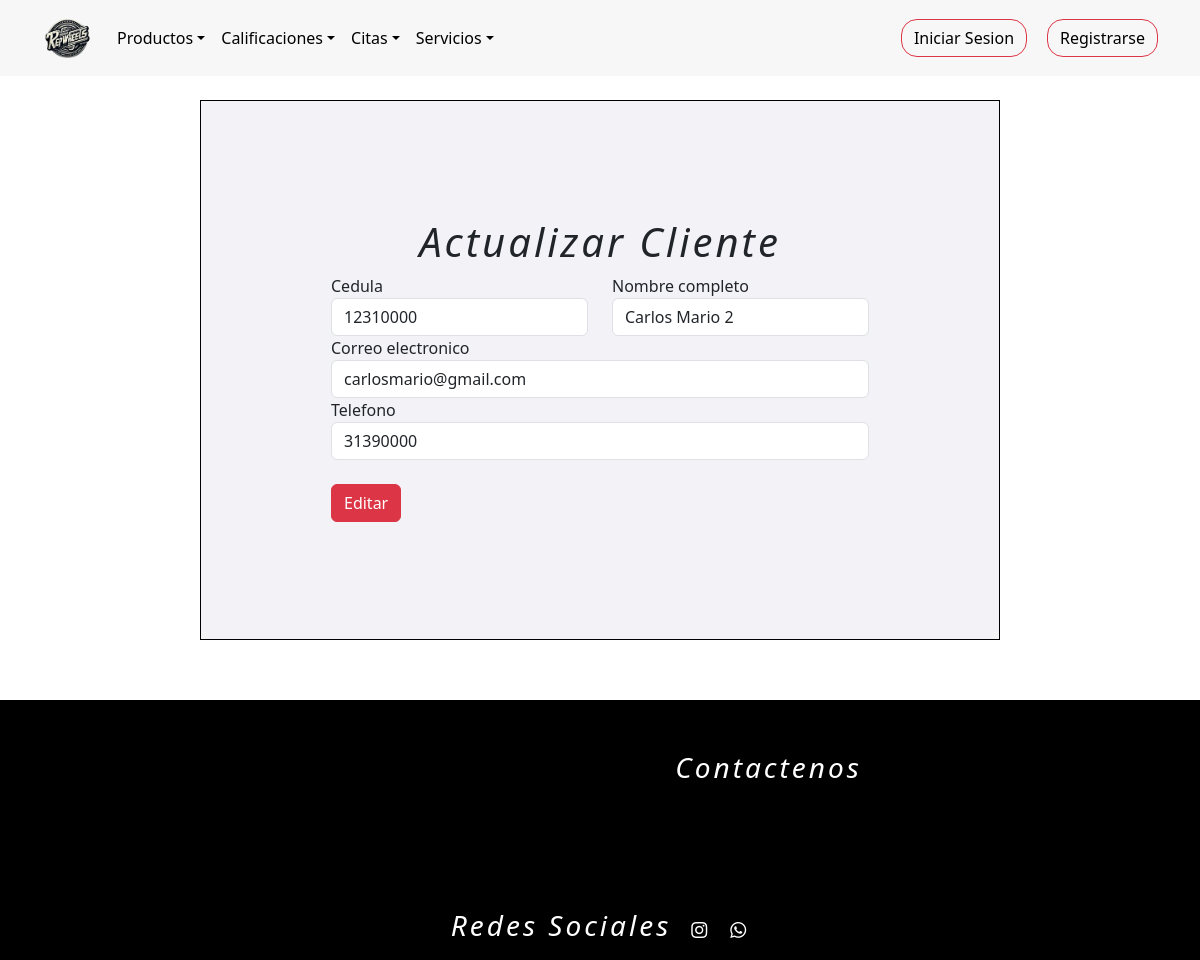
The app's page /clientesEditar/5, older data.
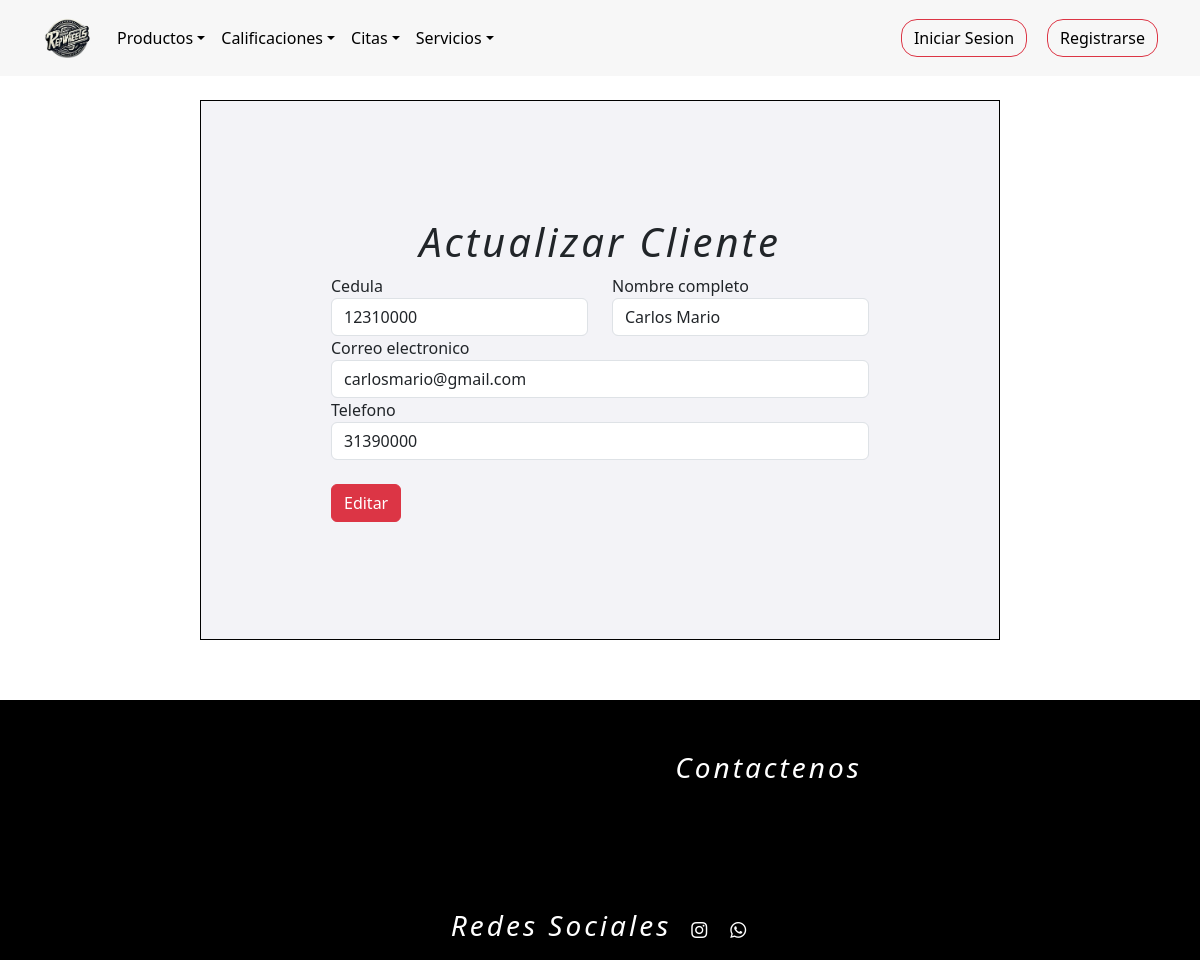
The same page, newer data.
### tienda/models.py (models this page shows, shortened)
class Usuarios(AbstractUser):
    username = None
    nombre = models.CharField(max_length=254)
    email = models.EmailField(max_length=254, unique=True,blank=False,null=True)
    password = models.CharField(max_length=254,blank=False,null=True)
    foto = models.ImageField(upload_to="tienda/media/", default="tienda/media/user.png")
    token_recuperar = models.CharField(max_length=254,blank=False,null=False,default=0)
    telefono=models.IntegerField(null=False,blank=True,default='0')
    cargo = models.CharField(max_length=254,null=False)
    direccion=models.CharField(max_length=254)
    cedula=models.IntegerField(blank=True,null=False,default='0')
    ROLES = (
        (1,"administrador"),
        (2,"proveedor"),
        (3,"empleado"),
        (4,"cliente"),
    )
    rol=models.IntegerField(choices=ROLES,default=4)
    n = models.IntegerField(blank=True,null=False,default=0)
    USERNAME_FIELD = "email"
    REQUIRED_FIELDS = ["nombre"]
    objects = CustomUserManager()

### tienda/views.py (the view)
# urls.py: path('clientesEditar/<int:id>',views.clientesEditar, name="clientesEditar"),
def clientesEditar(request,id):
    q = Usuarios.objects.get(pk = id)
    contexto = {"data" : q}
    return render(request,"tienda/clientes/editarCliente.html",contexto)

### tienda/templates/tienda/clientes/editarCliente.html (shortened to what this page needs)
{% extends 'tienda/base2.html' %}
{% load static %}
{% block contenedor %}
<main>
  <form class="form1" action="{% url 'clientesActualizar' %}" method="post" enctype="multipart/form-data">
    <h1>Actualizar Cliente</h1>
    <div class="form-row">
      <div class="row">
        <div class="col">
          <div class="form-group col-md-12">
            <label for="inputEmail4">Cedula</label>
            <input type="number" class="form-control" id="Cedula" name="cedula" placeholder="Cedula" value="{{ data.cedula }}">
          </div>
        </div><br>
        <div class="col">
          <div class="form-group col-md-12">
            <label for="inputPassword4">Nombre completo</label>
            <input type="Text" class="form-control" id="NombreC" name="nombre_completo" placeholder="Nombre completo" value="{{ data.nombre }}">
          </div>
        </div>
      </div>
      <div class="form-group col-md-12">
        <label for="inputAddress2">Correo electronico</label>
        <input type="text" class="form-control" id="inputAddress2" name="correo" value="{{ data.email }}"  placeholder="Correo">
      </div>
      <div class="form-group col-md-12">
        <label for="inputAddress2">Telefono</label>
        <input type="Text" class="form-control" id="inputAddress2" name="telefono" value="{{ data.telefono }}" placeholder="Telefono">
      </div>
      <br>
      <button type="submit" class="btn btn-danger"> Editar <br></button>
    </div>
  </form>
</main>
{% endblock %}

Row changes from the older to the newer data that the page shows:
changed Usuarios "carlosmario@gmail.com": nombre_completo "Carlos Mario 2" → "Carlos Mario"
